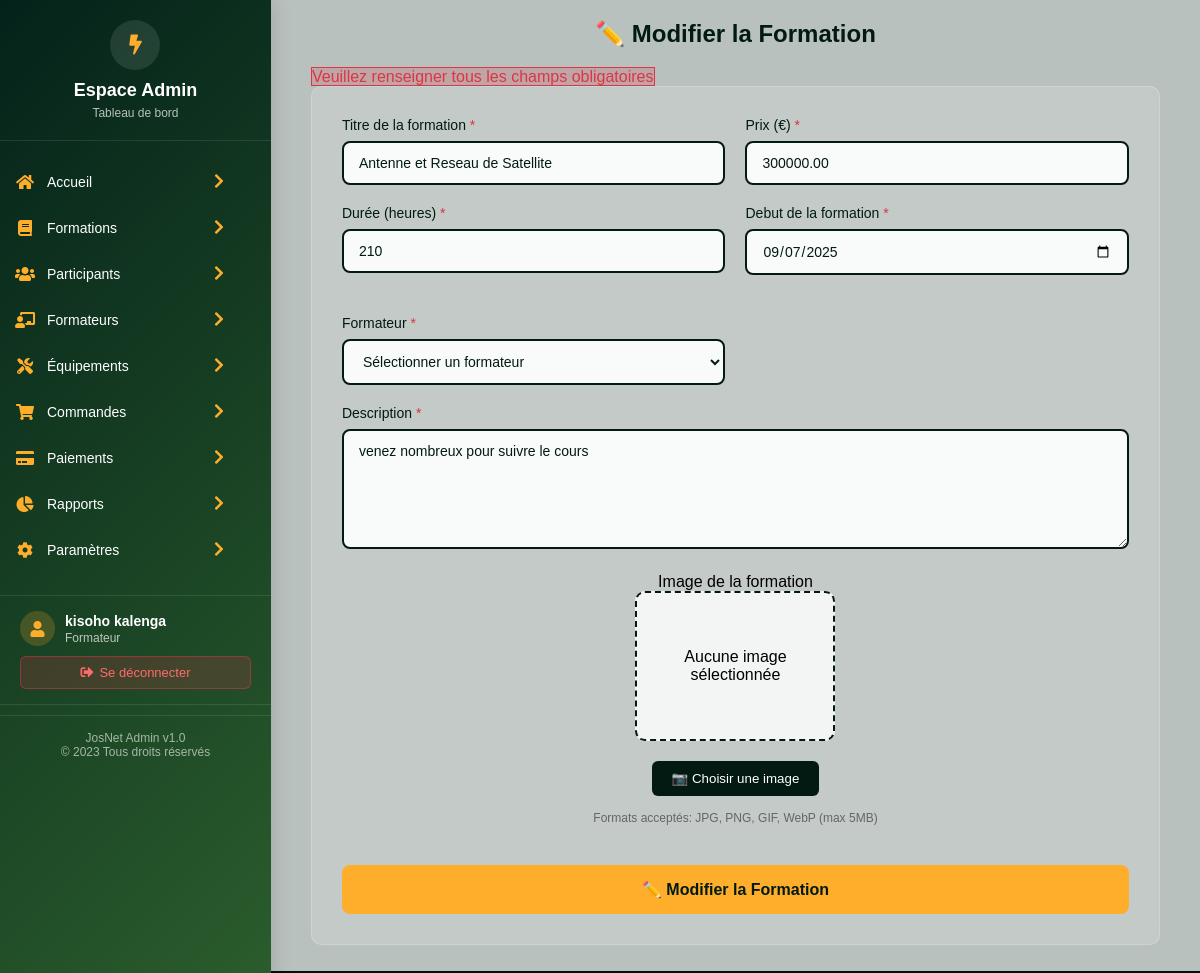
Page /Admin/AjouteFormation.php?resp=4 (signed in) on the committed database.
### tables this page shows
CREATE TABLE IF NOT EXISTS `utilisateurs` (
  `id_utilisateur` int NOT NULL AUTO_INCREMENT,
  `nom` varchar(100) NOT NULL,
  `prenom` varchar(100) DEFAULT NULL,
  `email` varchar(150) NOT NULL,
  `mot_de_passe` varchar(255) NOT NULL,
  `telephone` varchar(20) DEFAULT NULL,
  `role` enum('admin','formateur','etudiant','client') DEFAULT 'client',
  `date_creation` timestamp NULL DEFAULT CURRENT_TIMESTAMP,
  `description` text NOT NULL,
  `photo` text NOT NULL,
  `specialite` varchar(50) NOT NULL,
  `id_formation` int DEFAULT NULL,
  PRIMARY KEY (`id_utilisateur`),
  UNIQUE KEY `email` (`email`),
  KEY `id_formation` (`id_formation`)
);

CREATE TABLE IF NOT EXISTS `formations` (
  `id_formation` int NOT NULL AUTO_INCREMENT,
  `titre` varchar(200) NOT NULL,
  `description` text,
  `prix` decimal(10,2) NOT NULL,
  `duree` varchar(50) DEFAULT NULL,
  `id_formateur` int DEFAULT NULL,
  `debut_formation` date NOT NULL,
  `date_creation` timestamp NULL DEFAULT CURRENT_TIMESTAMP,
  `photo` text NOT NULL,
  `note_moyenne` decimal(3,2) DEFAULT '0.00',
  PRIMARY KEY (`id_formation`),
  KEY `fk_formateur` (`id_formateur`)
);

### Admin/session_check.php (called while the page is built, shortened)
<?php
function getCurrentUser() {
    return [
        'id' => $_SESSION['user_id'] ?? null,
        'nom' => $_SESSION['user_nom'] ?? '',
        'prenom' => $_SESSION['user_prenom'] ?? '',
        'email' => $_SESSION['user_email'] ?? '',
        'role' => $_SESSION['user_role'] ?? ''
    ];
}
?>

### modele/utilisateur.php (called while the page is built, shortened)
<?php
include_once('base.php');
class RequeteUtilisateur {
    private $crud;
    public function __construct() {
        $pdo = new Database();
        $this->crud = $pdo->getConnection();
    }
    public function getUtilisateursByRole(string $role): array {
    $sql = "SELECT * FROM utilisateurs WHERE role = ?";
    $stmt = $this->crud->prepare($sql);
    $stmt->execute([$role]);
    $rows = $stmt->fetchAll(PDO::FETCH_ASSOC);
    $utilisateurs = [];
    foreach ($rows as $row) {
        $utilisateurs[] = new Utilisateur(
            $row['id_utilisateur'],
            $row['nom'],
            $row['prenom'],
            $row['email'],
            $row['mot_de_passe'],
            $row['telephone'],
            $row['role'],
            $row['description'],
            $row['date_creation'],
            $row['photo'],
            $row['specialite'],
            $row['id_formation']
        );
    }
    return $utilisateurs;
}
}
?>

### modele/base.php (called while the page is built, shortened)
<?php
class Database {
    private static string $host = "localhost";
    private static string $dbname = "josnet";
    private static string $username = "root";
    private static string $password = "";
    private static ?PDO $conn = null;
    public static function getConnection(): PDO {
        if (self::$conn === null) {
            try {
                self::$conn = new PDO(
                    "mysql:host=" . self::$host . ";dbname=" . self::$dbname . ";charset=utf8",
                    self::$username,
                    self::$password
                );
                self::$conn->setAttribute(PDO::ATTR_ERRMODE, PDO::ERRMODE_EXCEPTION);
                self::$conn->setAttribute(PDO::ATTR_DEFAULT_FETCH_MODE, PDO::FETCH_ASSOC);
            } catch (PDOException $e) {
                die("❌ Erreur de connexion à la base de données : " . $e->getMessage());
            }
        }
        return self::$conn;
    }
}
?>

### controle/controleur_utilisateur.php (called while the page is built, shortened)
<?php
include_once("../modele/utilisateur.php");
class UtilisateurController {
    private $requeteUtilisateur;
    public function __construct() {
        $this->requeteUtilisateur = new RequeteUtilisateur();
    }
    public function getUtilisateursByRole(string $role): array {
        try {
            $utilisateurs = $this->requeteUtilisateur->getUtilisateursByRole($role);
            return ['success' => true, 'data' => $utilisateurs, 'count' => count($utilisateurs)];
        } catch (Exception $e) {
            return ['success' => false, 'message' => 'Erreur: ' . $e->getMessage()];
        }
    }
}
?>

### modele/formation.php (called while the page is built, shortened)
<?php
include_once("base.php");
class Formation {
    private $titre;
    private $description;
    private $prix;
    private $duree;
    private $debut_formation;
    public function __construct($id_formation, $titre, $description, $prix, $duree, $id_formateur, $date_creation, $debut_formation, $photo) {
        $this->titre = $titre;
        $this->description = $description;
        $this->prix = $prix;
        $this->duree = $duree;
        $this->debut_formation = $debut_formation;
    }
    public function getTitre() { return $this->titre; }
    public function getDescription() { return $this->description; }
    public function getPrix() { return $this->prix; }
    public function getDuree() { return $this->duree; }
    public function getDebutFormation() { return $this->debut_formation; }
}
class RequeteFormation {
    private $crud;
    public function __construct() {
        $pdo = new Database();
        $this->crud = $pdo->getConnection();
    }
    public function getFormationById($id) {
        $sql = "SELECT * FROM formations WHERE id_formation = ?";
        $stmt = $this->crud->prepare($sql);
        $stmt->execute([$id]);
        $row = $stmt->fetch(PDO::FETCH_ASSOC);
        if ($row) {
            return new Formation($row['id_formation'], $row['titre'], $row['description'], $row['prix'], $row['duree'], $row['id_formateur'], $row['date_creation'], $row['debut_formation'], $row['photo']);
        }
        return null;
    }
}
?>

### controle/controleur_formation.php (called while the page is built, shortened)
<?php
include_once("../modele/formation.php");
class FormationController {
    private $requeteFormation;
    public function __construct() {
        $this->requeteFormation = new RequeteFormation();
    }
    public function getFormation($id_formation): array {
        try {
            $formation = $this->requeteFormation->getFormationById($id_formation);
            if ($formation) {
                return [
                    'success' => true,
                    'data' => $formation
                ];
            } else {
                return [
                    'success' => false,
                    'message' => 'Formation non trouvée'
                ];
            }
        } catch (Exception $e) {
            return [
                'success' => false,
                'message' => 'Erreur: ' . $e->getMessage()
            ];
        }
    }
}

### Admin/AjouteFormation.php (the view, shortened to what this page needs)
<?php
require_once 'session_check.php';
include_once('../controle/controleur_utilisateur.php');
$userController = new UtilisateurController();
$formateurs = $userController->getUtilisateursByRole('formateur');
if (isset($_GET['resp'])) {
    $isEdit = $_GET['resp'];
}else {
            $isEdit = 0;
        }
?>
<!DOCTYPE html>
<html lang="fr">
<head>
    <link rel="stylesheet" href="../vue/font-awesome/css/all.min.css">
    <link rel="stylesheet" href="../vue/styles/stylemenu.css">
</head>
<body>
    <div class="header_dash">
        <div class="cont_dash">
            <div class="ail_fle">
                <?php include_once('menu.php'); ?>
                <div class="dashcontainu">
                    <div class="form_container">
                        <h2 class="form_title"><?= $isEdit ? '✏️ Modifier la Formation' : '➕ Ajouter une Nouvelle Formation' ?></h2>
                        <?php
$isEdit = isset($_GET['resp']) && !empty($_GET['resp']);
$formation = null;
if ($isEdit) {
    include_once('../controle/controleur_formation.php');
    $formationCtrl = new FormationController();
    $formationData = $formationCtrl->getFormation($_GET['resp']);
    if ($formationData['success']) {
        $formation = $formationData['data'];
    } else {
        header('location: liste_formation.php');
        exit;
    }
}
?>
                            <div class="col-md-12 mb-4">
                                <?php
                                switch($isEdit) {
                                    case 10:
                                        echo "<span class='btn btn-danger-soft col-md-12'>Veuillez renseigner tous les champs obligatoires</span>";
                                        break;
                                }
                                ?>
                            </div>
                        <div class="form_card">
                            <form method="POST" action="../controle/index.php" enctype="multipart/form-data" id="formationForm">
                                <div class="form_row">
                                    <div class="form_group">
                                        <label for="titre">Titre de la formation <span class="required">*</span></label>
                                        <input type="text" id="titre" name="titre" value="<?= $formation ? $formation->getTitre() : ($_POST['titre'] ?? '') ?>" required>
                                    </div>
                                    <div class="form_group">
                                        <label for="prix">Prix (€) <span class="required">*</span></label>
                                        <input type="number" id="prix" name="prix" step="0.01" min="0" value="<?= $formation ? $formation->getPrix() : ($_POST['prix'] ?? '') ?>" required>
                                    </div>
                                </div>
                                <div class="form_row">
                                    <div class="form_group">
                                        <label for="duree">Durée (heures) <span class="required">*</span></label>
                                        <input type="number" id="duree" name="duree" min="1" value="<?= $formation ? $formation->getDuree() : ($_POST['duree'] ?? '') ?>" required>
                                    </div>
                                    <div class="form_group">
                                        <label for="duree">Debut de la formation <span class="required">*</span></label>
                                        <input type="date" id="debut_formation" name="debut_formation" min="1" value="<?= $formation ? $formation->getDebutFormation() : ($_POST['debut_formation'] ?? '') ?>" required>
                                    </div>
                                    <div class="form_group">
                                        <label for="formateur">Formateur <span class="required">*</span></label>
                                        <select id="formateur" name="id_formateur" required>
                                            <option value="">Sélectionner un formateur</option>
                                        </select>
                                    </div>
                                </div>
                                <div class="form_group">
                                    <label for="description">Description <span class="required">*</span></label>
                                    <textarea id="description" name="description" required><?= $formation ? $formation->getDescription() : ($_POST['description'] ?? '') ?></textarea>
                                </div>
                                <div class="image_upload">
                                    <label>Image de la formation</label>
                                    <div class="image_preview" id="imagePreview">
                                        <span class="default-text" id="defaultText">Aucune image sélectionnée</span>
                                    </div>
                                    <button type="button" class="upload_btn" onclick="document.getElementById('photo').click()">
                                        📷 Choisir une image
                                    </button>
                                    <div class="upload_info">
                                        Formats acceptés: JPG, PNG, GIF, WebP (max 5MB)
                                    </div>
                                </div>
                                <button type="submit" class="submit_btn" id="submitBtn">
                                    <?= $isEdit ? '✏️ Modifier la Formation' : '💾 Enregistrer la Formation' ?>
                                </button>
                            </form>
                        </div>
                    </div>
                </div>
            </div>
        </div>
    </div>
</body>
</html>

### Admin/menu.php (shortened to what this page needs)
<?php
$currentUser = getCurrentUser();
?>
</head>
<body>
    <div class="gauche">
        <div class="menu-header">
            <div class="menu-logo">
                <i class="fas fa-bolt"></i>
            </div>
            <h2>Espace Admin</h2>
            <p>Tableau de bord</p>
        </div>
        <ul class="menu">
            <li>
                <label for="accueil">
                    <i class="fas fa-home"></i>
                    <span>Accueil</span>
                    <span class="arrow"><i class="fas fa-chevron-right"></i></span>
                </label>
            </li>
            <li>
                <label for="formations">
                    <i class="fas fa-book"></i>
                    <span>Formations</span>
                    <span class="arrow"><i class="fas fa-chevron-right"></i></span>
                </label>
            </li>
            <li>
                <label for="participants">
                    <i class="fas fa-users"></i>
                    <span>Participants</span>
                    <span class="arrow"><i class="fas fa-chevron-right"></i></span>
                </label>
            </li>
            <li>
                <label for="formateurs">
                    <i class="fas fa-chalkboard-teacher"></i>
                    <span>Formateurs</span>
                    <span class="arrow"><i class="fas fa-chevron-right"></i></span>
                </label>
            </li>
            <li>
                <label for="equipements">
                    <i class="fas fa-tools"></i>
                    <span>Équipements</span>
                    <span class="arrow"><i class="fas fa-chevron-right"></i></span>
                </label>
            </li>
            <li>
                <label for="commandes">
                    <i class="fas fa-shopping-cart"></i>
                    <span>Commandes</span>
                    <span class="arrow"><i class="fas fa-chevron-right"></i></span>
                </label>
            </li>
            <li>
                <label for="paiements">
                    <i class="fas fa-credit-card"></i>
                    <span>Paiements</span>
                    <span class="arrow"><i class="fas fa-chevron-right"></i></span>
                </label>
            </li>
            <li>
                <label for="rapports">
                    <i class="fas fa-chart-pie"></i>
                    <span>Rapports</span>
                    <span class="arrow"><i class="fas fa-chevron-right"></i></span>
                </label>
            </li>
            <li>
                <label for="parametres">
                    <i class="fas fa-cog"></i>
                    <span>Paramètres</span>
                    <span class="arrow"><i class="fas fa-chevron-right"></i></span>
                </label>
            </li>
        </ul>
        <div class="user-profile">
            <div class="user-info">
                <div class="user-avatar">
                    <i class="fas fa-user"></i>
                </div>
                <div class="user-details">
                    <h4><?= htmlspecialchars($currentUser['prenom'] . ' ' . $currentUser['nom']) ?></h4>
                    <p><?= htmlspecialchars(ucfirst($currentUser['role'])) ?></p>
                </div>
            </div>
            <a href="logout.php" class="logout-btn" onclick="return confirm('Êtes-vous sûr de vouloir vous déconnecter ?')">
                <i class="fas fa-sign-out-alt"></i>
                Se déconnecter
            </a>
        </div>
        <div class="menu-footer">
            <p>JosNet Admin v1.0</p>
            <p>&copy; 2023 Tous droits réservés</p>
        </div>
    </div>

### rows in the picture
utilisateurs: prenom+nom "kisoho kalenga", role "Formateur"
formations: titre "Antenne et Reseau de Satellite", prix "300000.00", duree "210", debut_formation "09/07/2025", description "venez nombreux pour suivre le cours"
